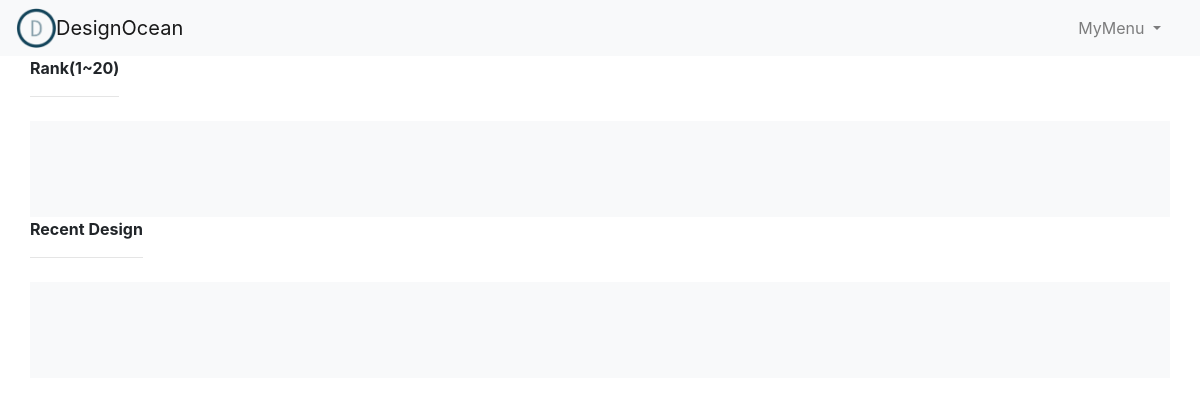
Before: / with the older database file.
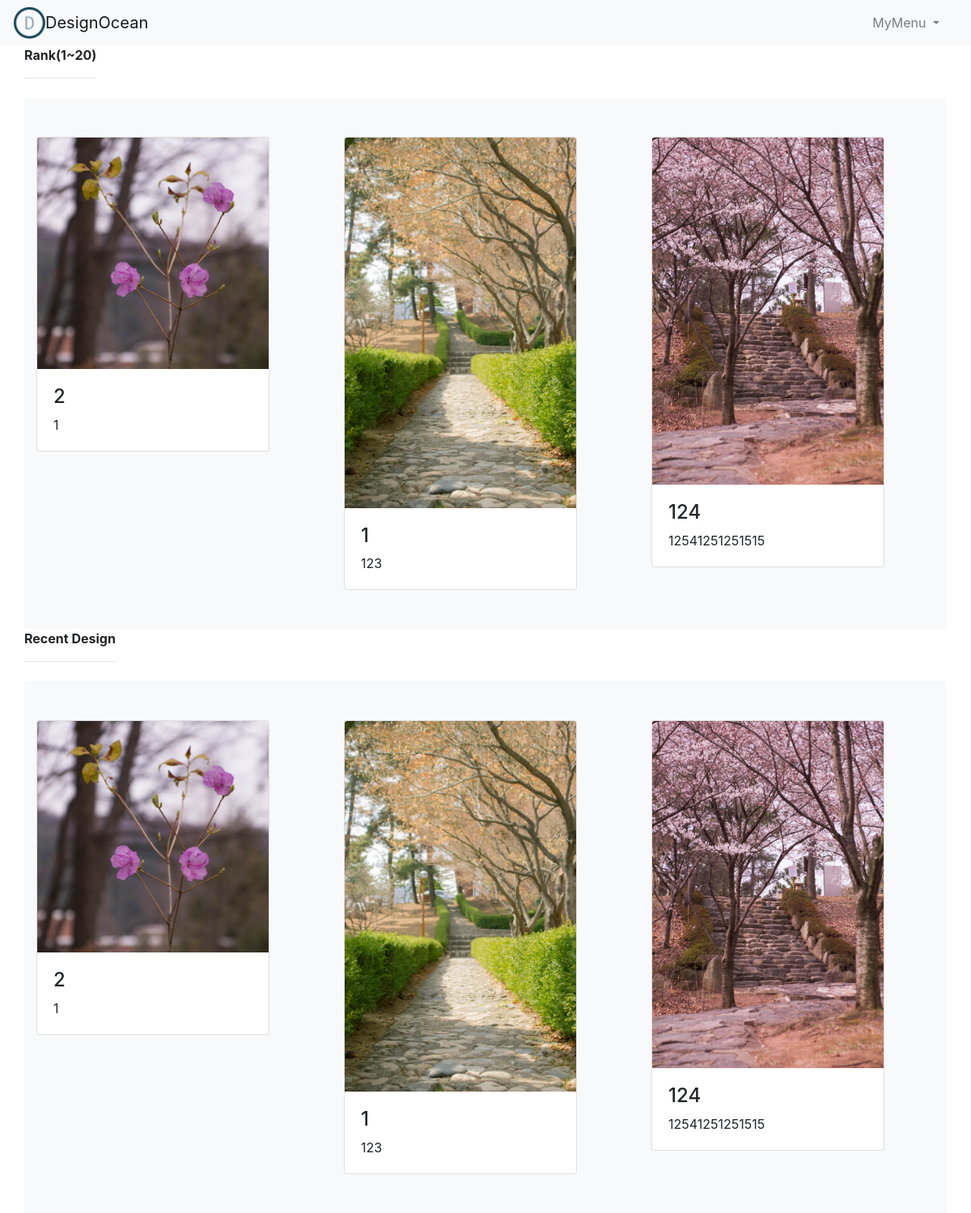
After: the same page with the newer database file.
### DOservice/models.py (models this page shows, shortened)
class DesignPiece(models.Model):
    title = models.CharField(max_length=255)
    pub_date = models.DateTimeField('date published')
    image = models.ImageField(upload_to='images/')
    description = models.TextField()

### DOservice/views.py (the view)
# urls.py: path('',DOservice.views.home, name='home'),
def home(request):
    pieces = DesignPiece.objects
    return render(request,'home.html',{'pieces':pieces})

### DOservice/templates/home.html
{% extends 'base.html' %}
{%block content %}
<div class="container-fluid">
    <label><strong>Rank(1~20)<hr class="style2"></strong></label>
    <div class="album py-5 bg-light">
        <div class="container">
            <div class="row">
                {% for piece in pieces.all %}
                    <div class="col-md-4">
                        <div class="card" style="width: 18rem;">
                            <img class="card-img-top" src="{{ piece.image.url }}" alt=" Card image cap">
                            <div class="card-body">
                                <h4>{{ piece.title }}</h4>
                                <p class="card-text">{{ piece.description }}</p>
                            </div>
                        </div>
                    </div>
                {% endfor %}
            </div>
        </div>
    </div>
    <label><strong>Recent Design<hr class="style2"></strong></label>
    <div class="album py-5 bg-light">
        <div class="container">
            <div class="row">
                {% for piece in pieces.all %}
                    <div class="col-md-4">
                        <div class="card" style="width: 18rem;">
                            <img class="card-img-top" src="{{ piece.image.url }}" alt=" Card image cap">
                            <div class="card-body">
                                <h4>{{ piece.title }}</h4>
                                <p class="card-text">{{ piece.description }}</p>
                            </div>
                        </div>
                    </div>
                {% endfor %}
            </div>
        </div>
    </div>
</div>
{% endblock %}

### DOservice/templates/base.html (shortened to what this page needs)
<!doctype html>
{%load staticfiles%}
<html lang="ko">
  <head>
    <link rel="stylesheet" href='{% static "css/bootstrap.min.css" %}'>
    <link rel="stylesheet" href="{% static 'style.css' %}">
  </head>
  <body>
    <nav class="navbar navbar-expand-lg navbar-light bg-light">
      <img src="{% static 'logo.png' %}" width="40" height="40" class="d-inline-block align-top" alt="">
      <a class="navbar-brand" href="{% url 'home'%}">
        DesignOcean
      </a>
      <div class="container">
        <div class="collapse navbar-collapse" id="navbarNavAltMarkup">
          <div class="navbar-nav ml-auto">
            <a class="nav-link dropdown-toggle" id="navbarDropdown" role="button" data-toggle="dropdown" aria-haspopup="true" aria-expanded="true">
              MyMenu
            </a>
          </div>
        </div>
      </div>
    </nav>
    <div class="container-fluid">
      {% block content %}
      {% endblock %}
    </div>
  </body>
</html>

Changed rows visible on the page:
added DesignPiece: image (picture), title "2", description "1"
added DesignPiece: image (picture), title "1", description "123"
added DesignPiece: image (picture), title "124", description "12541251251515"
